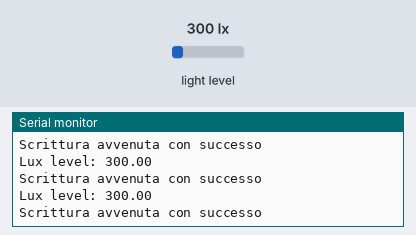
Simulated run of this program. Board: ESP32. Parts: the last lines printed to the serial monitor. The inputs (shaded band) are chosen by the test bench; at power-on: light level 300 lx. Storage starts empty.

Above: at 1.3 s.
1.4 s: light level set to 40 lx
At 2.0 s:
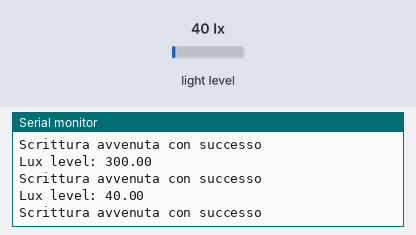
2.9 s: light level set to 500 lx
At 3.5 s:
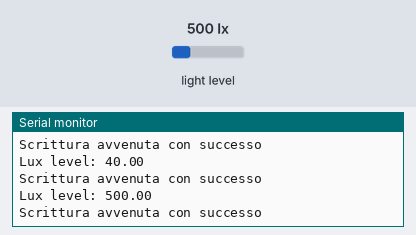
Timing chart, 0 to 5.9 s (numbered marks = the images above; inputs shaded):
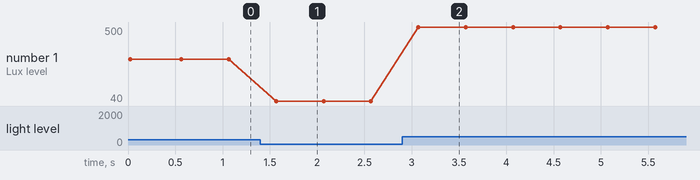

Measured:
- after the input at 1.4 s, the serial monitor: prints a new line after 0.17 s (image 1)
- after the input at 2.9 s, the serial monitor: prints a new line after 0.17 s (image 2)
- plotted number 1: 300 → 40 after the input at 1.4 s, 40 → 500 after the input at 2.9 s

The program:

main.cpp
```cpp
#include <Arduino.h>
#include <Wire.h>
#include <BH1750.h>

#include <FS.h>
#include <SD.h>
#include <SPI.h>

void writeFile(File &file, float lux);
void openFile(fs::FS &fs, const char* path);
void writeFile(File &file);

BH1750 lightMeter;
File file;

#define MAX_W 100
#define TIME_DELAY 500
int i = 0;

void setup()
{
  	Serial.begin(9600);
	Wire.begin();

	if (!SD.begin(5))
	{
		Serial.println("Scheda non montata correttamente");
		return;
	}

	uint8_t cardType = SD.cardType();
	Serial.printf("Tipo di scheda: %u\n", cardType);

	if (!lightMeter.begin())
	{
		Serial.println("Errore nel sensore");
	}

	Serial.println("Iniziano le misurazioni");
	openFile(SD, "/lux_data.txt");
}

void loop()
{
	float lux = lightMeter.readLightLevel();
	Serial.printf("Lux level: %.2f\n", lux);

	if (i == MAX_W)
	{
		file.close();
	}

	else
	{
		writeFile(file, lux);
		writeFile(file);

		i++;
		delay(TIME_DELAY);
	}
}

void openFile(fs::FS &fs, const char* path)
{
	file = fs.open(path, FILE_APPEND);

	if (!file)
	{
		Serial.println("Errore, file non esistente");
		return;
	}

	Serial.println("File creato");
}

void writeFile(File &file, float lux)
{
	if (!file.print(lux))
	{
		Serial.println("Errore nella scrittura");
		return;
	}

	file.print(lux);
	Serial.println("Scrittura avvenuta con successo");
}

void writeFile(File &file)
{
	file.print("\n");
}
```
